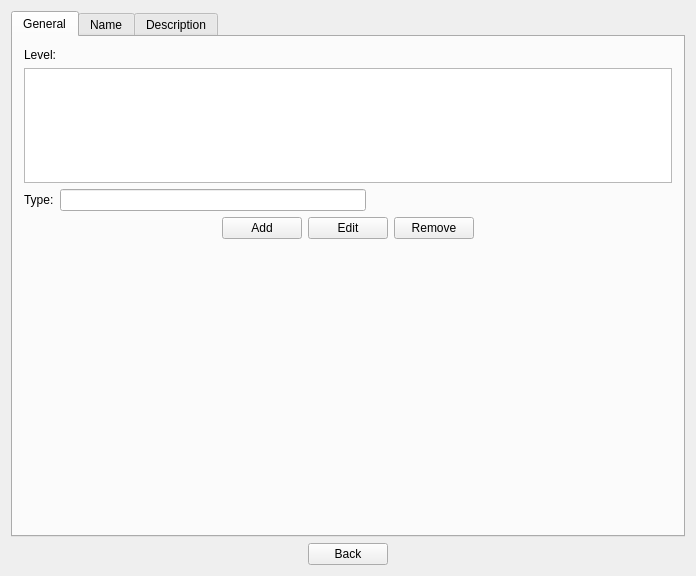
<?xml version="1.0" encoding="UTF-8"?>
<ui version="4.0">
 <class>MainWindow</class>
 <widget class="QMainWindow" name="MainWindow">
  <property name="geometry">
   <rect>
    <x>0</x>
    <y>0</y>
    <width>696</width>
    <height>576</height>
   </rect>
  </property>
  <property name="windowTitle">
   <string>Skill editor</string>
  </property>
  <property name="windowIcon">
   <iconset resource="resources.qrc">
    <normaloff>:/icon.png</normaloff>:/icon.png</iconset>
  </property>
  <widget class="QWidget" name="centralWidget">
   <layout class="QHBoxLayout" name="horizontalLayout">
    <property name="spacing">
     <number>0</number>
    </property>
    <property name="margin">
     <number>0</number>
    </property>
    <item>
     <widget class="QStackedWidget" name="stackedWidget">
      <property name="currentIndex">
       <number>2</number>
      </property>
      <widget class="QWidget" name="page_welcome">
       <layout class="QVBoxLayout" name="verticalLayout">
        <item>
         <spacer name="verticalSpacer_2">
          <property name="orientation">
           <enum>Qt::Vertical</enum>
          </property>
          <property name="sizeHint" stdset="0">
           <size>
            <width>20</width>
            <height>164</height>
           </size>
          </property>
         </spacer>
        </item>
        <item>
         <layout class="QHBoxLayout" name="horizontalLayout_3">
          <item>
           <spacer name="horizontalSpacer">
            <property name="orientation">
             <enum>Qt::Horizontal</enum>
            </property>
            <property name="sizeHint" stdset="0">
             <size>
              <width>40</width>
              <height>20</height>
             </size>
            </property>
           </spacer>
          </item>
          <item>
           <widget class="QLineEdit" name="lineEditItemFile"/>
          </item>
          <item>
           <widget class="QPushButton" name="browseItemFile">
            <property name="text">
             <string>Browse</string>
            </property>
           </widget>
          </item>
          <item>
           <spacer name="horizontalSpacer_2">
            <property name="orientation">
             <enum>Qt::Horizontal</enum>
            </property>
            <property name="sizeHint" stdset="0">
             <size>
              <width>40</width>
              <height>20</height>
             </size>
            </property>
           </spacer>
          </item>
         </layout>
        </item>
        <item>
         <spacer name="verticalSpacer">
          <property name="orientation">
           <enum>Qt::Vertical</enum>
          </property>
          <property name="sizeHint" stdset="0">
           <size>
            <width>20</width>
            <height>165</height>
           </size>
          </property>
         </spacer>
        </item>
        <item>
         <layout class="QHBoxLayout" name="horizontalLayout_2">
          <item>
           <spacer name="horizontalSpacer_3">
            <property name="orientation">
             <enum>Qt::Horizontal</enum>
            </property>
            <property name="sizeHint" stdset="0">
             <size>
              <width>40</width>
              <height>20</height>
             </size>
            </property>
           </spacer>
          </item>
          <item>
           <widget class="QPushButton" name="openItemFile">
            <property name="text">
             <string>Open</string>
            </property>
           </widget>
          </item>
          <item>
           <spacer name="horizontalSpacer_4">
            <property name="orientation">
             <enum>Qt::Horizontal</enum>
            </property>
            <property name="sizeHint" stdset="0">
             <size>
              <width>40</width>
              <height>20</height>
             </size>
            </property>
           </spacer>
          </item>
         </layout>
        </item>
        <item>
         <spacer name="verticalSpacer_3">
          <property name="orientation">
           <enum>Qt::Vertical</enum>
          </property>
          <property name="sizeHint" stdset="0">
           <size>
            <width>20</width>
            <height>164</height>
           </size>
          </property>
         </spacer>
        </item>
       </layout>
      </widget>
      <widget class="QWidget" name="page_list">
       <layout class="QVBoxLayout" name="verticalLayout_3">
        <item>
         <widget class="QLabel" name="stepListTitle">
          <property name="text">
           <string>Attack list</string>
          </property>
         </widget>
        </item>
        <item>
         <widget class="QListWidget" name="itemList"/>
        </item>
        <item>
         <layout class="QHBoxLayout" name="horizontalLayout_6">
          <item>
           <spacer name="horizontalSpacer_11">
            <property name="orientation">
             <enum>Qt::Horizontal</enum>
            </property>
            <property name="sizeHint" stdset="0">
             <size>
              <width>40</width>
              <height>20</height>
             </size>
            </property>
           </spacer>
          </item>
          <item>
           <widget class="QPushButton" name="itemListAdd">
            <property name="text">
             <string>Add</string>
            </property>
           </widget>
          </item>
          <item>
           <spacer name="horizontalSpacer_12">
            <property name="orientation">
             <enum>Qt::Horizontal</enum>
            </property>
            <property name="sizeHint" stdset="0">
             <size>
              <width>40</width>
              <height>20</height>
             </size>
            </property>
           </spacer>
          </item>
          <item>
           <widget class="QPushButton" name="itemListEdit">
            <property name="text">
             <string>Edit</string>
            </property>
           </widget>
          </item>
          <item>
           <spacer name="horizontalSpacer_13">
            <property name="orientation">
             <enum>Qt::Horizontal</enum>
            </property>
            <property name="sizeHint" stdset="0">
             <size>
              <width>40</width>
              <height>20</height>
             </size>
            </property>
           </spacer>
          </item>
          <item>
           <widget class="QPushButton" name="itemListDelete">
            <property name="text">
             <string>Delete</string>
            </property>
           </widget>
          </item>
          <item>
           <spacer name="horizontalSpacer_14">
            <property name="orientation">
             <enum>Qt::Horizontal</enum>
            </property>
            <property name="sizeHint" stdset="0">
             <size>
              <width>40</width>
              <height>20</height>
             </size>
            </property>
           </spacer>
          </item>
         </layout>
        </item>
        <item>
         <layout class="QHBoxLayout" name="horizontalLayout_7">
          <item>
           <spacer name="horizontalSpacer_15">
            <property name="orientation">
             <enum>Qt::Horizontal</enum>
            </property>
            <property name="sizeHint" stdset="0">
             <size>
              <width>40</width>
              <height>20</height>
             </size>
            </property>
           </spacer>
          </item>
          <item>
           <widget class="QPushButton" name="itemListSave">
            <property name="text">
             <string>Save</string>
            </property>
           </widget>
          </item>
          <item>
           <spacer name="horizontalSpacer_16">
            <property name="orientation">
             <enum>Qt::Horizontal</enum>
            </property>
            <property name="sizeHint" stdset="0">
             <size>
              <width>40</width>
              <height>20</height>
             </size>
            </property>
           </spacer>
          </item>
         </layout>
        </item>
       </layout>
      </widget>
      <widget class="QWidget" name="page_edit">
       <layout class="QVBoxLayout" name="verticalLayout_4">
        <item>
         <widget class="QTabWidget" name="tabWidget">
          <property name="currentIndex">
           <number>0</number>
          </property>
          <widget class="QWidget" name="tabGeneral">
           <attribute name="title">
            <string>General</string>
           </attribute>
           <layout class="QVBoxLayout" name="verticalLayout_2">
            <item>
             <widget class="QLabel" name="label">
              <property name="text">
               <string>Level:</string>
              </property>
             </widget>
            </item>
            <item>
             <widget class="QListWidget" name="level"/>
            </item>
            <item>
             <layout class="QHBoxLayout" name="horizontalLayout_22">
              <item>
               <widget class="QLabel" name="label_16">
                <property name="text">
                 <string>Type:</string>
                </property>
               </widget>
              </item>
              <item>
               <widget class="QLineEdit" name="type"/>
              </item>
              <item>
               <spacer name="horizontalSpacer_31">
                <property name="orientation">
                 <enum>Qt::Horizontal</enum>
                </property>
                <property name="sizeHint" stdset="0">
                 <size>
                  <width>40</width>
                  <height>20</height>
                 </size>
                </property>
               </spacer>
              </item>
             </layout>
            </item>
            <item>
             <layout class="QHBoxLayout" name="horizontalLayout_4">
              <item>
               <spacer name="horizontalSpacer_5">
                <property name="orientation">
                 <enum>Qt::Horizontal</enum>
                </property>
                <property name="sizeHint" stdset="0">
                 <size>
                  <width>40</width>
                  <height>20</height>
                 </size>
                </property>
               </spacer>
              </item>
              <item>
               <widget class="QPushButton" name="levelAdd">
                <property name="text">
                 <string>Add</string>
                </property>
               </widget>
              </item>
              <item>
               <widget class="QPushButton" name="levelEdit">
                <property name="text">
                 <string>Edit</string>
                </property>
               </widget>
              </item>
              <item>
               <widget class="QPushButton" name="levelRemove">
                <property name="text">
                 <string>Remove</string>
                </property>
               </widget>
              </item>
              <item>
               <spacer name="horizontalSpacer_7">
                <property name="orientation">
                 <enum>Qt::Horizontal</enum>
                </property>
                <property name="sizeHint" stdset="0">
                 <size>
                  <width>40</width>
                  <height>20</height>
                 </size>
                </property>
               </spacer>
              </item>
             </layout>
            </item>
            <item>
             <spacer name="verticalSpacer_4">
              <property name="orientation">
               <enum>Qt::Vertical</enum>
              </property>
              <property name="sizeHint" stdset="0">
               <size>
                <width>20</width>
                <height>362</height>
               </size>
              </property>
             </spacer>
            </item>
           </layout>
          </widget>
          <widget class="QWidget" name="tabName">
           <attribute name="title">
            <string>Name</string>
           </attribute>
           <layout class="QVBoxLayout" name="verticalLayout_5">
            <item>
             <layout class="QHBoxLayout" name="horizontalLayout_9">
              <item>
               <widget class="QLabel" name="label_2">
                <property name="text">
                 <string>Languages:</string>
                </property>
               </widget>
              </item>
              <item>
               <widget class="QComboBox" name="nameEditLanguageList"/>
              </item>
              <item>
               <widget class="QPushButton" name="nameEditLanguageAdd">
                <property name="text">
                 <string>Add</string>
                </property>
               </widget>
              </item>
              <item>
               <widget class="QPushButton" name="nameEditLanguageRemove">
                <property name="text">
                 <string>Remove</string>
                </property>
               </widget>
              </item>
              <item>
               <spacer name="horizontalSpacer_19">
                <property name="orientation">
                 <enum>Qt::Horizontal</enum>
                </property>
                <property name="sizeHint" stdset="0">
                 <size>
                  <width>40</width>
                  <height>20</height>
                 </size>
                </property>
               </spacer>
              </item>
             </layout>
            </item>
            <item>
             <widget class="QPlainTextEdit" name="namePlainTextEdit"/>
            </item>
           </layout>
          </widget>
          <widget class="QWidget" name="tabDescription">
           <attribute name="title">
            <string>Description</string>
           </attribute>
           <layout class="QVBoxLayout" name="verticalLayout_6">
            <item>
             <layout class="QHBoxLayout" name="horizontalLayout_5">
              <item>
               <widget class="QLabel" name="label_3">
                <property name="text">
                 <string>Languages:</string>
                </property>
               </widget>
              </item>
              <item>
               <widget class="QComboBox" name="descriptionEditLanguageList"/>
              </item>
              <item>
               <widget class="QPushButton" name="descriptionEditLanguageAdd">
                <property name="text">
                 <string>Add</string>
                </property>
               </widget>
              </item>
              <item>
               <widget class="QPushButton" name="descriptionEditLanguageRemove">
                <property name="text">
                 <string>Remove</string>
                </property>
               </widget>
              </item>
              <item>
               <spacer name="horizontalSpacer_6">
                <property name="orientation">
                 <enum>Qt::Horizontal</enum>
                </property>
                <property name="sizeHint" stdset="0">
                 <size>
                  <width>40</width>
                  <height>20</height>
                 </size>
                </property>
               </spacer>
              </item>
             </layout>
            </item>
            <item>
             <widget class="QPlainTextEdit" name="descriptionPlainTextEdit"/>
            </item>
           </layout>
          </widget>
         </widget>
        </item>
        <item>
         <layout class="QHBoxLayout" name="horizontalLayout_8">
          <item>
           <spacer name="horizontalSpacer_17">
            <property name="orientation">
             <enum>Qt::Horizontal</enum>
            </property>
            <property name="sizeHint" stdset="0">
             <size>
              <width>40</width>
              <height>20</height>
             </size>
            </property>
           </spacer>
          </item>
          <item>
           <widget class="QPushButton" name="stepEditBack">
            <property name="text">
             <string>Back</string>
            </property>
           </widget>
          </item>
          <item>
           <spacer name="horizontalSpacer_18">
            <property name="orientation">
             <enum>Qt::Horizontal</enum>
            </property>
            <property name="sizeHint" stdset="0">
             <size>
              <width>40</width>
              <height>20</height>
             </size>
            </property>
           </spacer>
          </item>
         </layout>
        </item>
       </layout>
      </widget>
      <widget class="QWidget" name="page_level">
       <layout class="QVBoxLayout" name="verticalLayout_7">
        <item>
         <layout class="QHBoxLayout" name="horizontalLayout_12">
          <item>
           <widget class="QLabel" name="label_4">
            <property name="text">
             <string>Level</string>
            </property>
           </widget>
          </item>
          <item>
           <widget class="QSpinBox" name="level_level">
            <property name="minimum">
             <number>1</number>
            </property>
           </widget>
          </item>
          <item>
           <spacer name="horizontalSpacer_21">
            <property name="orientation">
             <enum>Qt::Horizontal</enum>
            </property>
            <property name="sizeHint" stdset="0">
             <size>
              <width>40</width>
              <height>20</height>
             </size>
            </property>
           </spacer>
          </item>
         </layout>
        </item>
        <item>
         <layout class="QHBoxLayout" name="horizontalLayout_13">
          <item>
           <widget class="QLabel" name="label_5">
            <property name="text">
             <string>Skill point (SP)</string>
            </property>
           </widget>
          </item>
          <item>
           <widget class="QSpinBox" name="level_sp">
            <property name="minimum">
             <number>0</number>
            </property>
            <property name="maximum">
             <number>999999999</number>
            </property>
           </widget>
          </item>
          <item>
           <spacer name="horizontalSpacer_22">
            <property name="orientation">
             <enum>Qt::Horizontal</enum>
            </property>
            <property name="sizeHint" stdset="0">
             <size>
              <width>40</width>
              <height>20</height>
             </size>
            </property>
           </spacer>
          </item>
         </layout>
        </item>
        <item>
         <layout class="QHBoxLayout" name="horizontalLayout_14">
          <item>
           <widget class="QLabel" name="label_6">
            <property name="text">
             <string>Endurance</string>
            </property>
           </widget>
          </item>
          <item>
           <widget class="QSpinBox" name="level_endurance">
            <property name="minimum">
             <number>1</number>
            </property>
           </widget>
          </item>
          <item>
           <spacer name="horizontalSpacer_23">
            <property name="orientation">
             <enum>Qt::Horizontal</enum>
            </property>
            <property name="sizeHint" stdset="0">
             <size>
              <width>40</width>
              <height>20</height>
             </size>
            </property>
           </spacer>
          </item>
         </layout>
        </item>
        <item>
         <widget class="QLabel" name="label_7">
          <property name="text">
           <string>Life effect</string>
          </property>
         </widget>
        </item>
        <item>
         <widget class="QListWidget" name="level_life"/>
        </item>
        <item>
         <layout class="QHBoxLayout" name="horizontalLayout_10">
          <item>
           <spacer name="horizontalSpacer_8">
            <property name="orientation">
             <enum>Qt::Horizontal</enum>
            </property>
            <property name="sizeHint" stdset="0">
             <size>
              <width>40</width>
              <height>20</height>
             </size>
            </property>
           </spacer>
          </item>
          <item>
           <widget class="QPushButton" name="skillLifeEffectAdd">
            <property name="text">
             <string>Add</string>
            </property>
           </widget>
          </item>
          <item>
           <widget class="QPushButton" name="skillLifeEffectEdit">
            <property name="text">
             <string>Edit</string>
            </property>
           </widget>
          </item>
          <item>
           <widget class="QPushButton" name="skillLifeEffectDelete">
            <property name="text">
             <string>Delete</string>
            </property>
           </widget>
          </item>
          <item>
           <spacer name="horizontalSpacer_9">
            <property name="orientation">
             <enum>Qt::Horizontal</enum>
            </property>
            <property name="sizeHint" stdset="0">
             <size>
              <width>40</width>
              <height>20</height>
             </size>
            </property>
           </spacer>
          </item>
         </layout>
        </item>
        <item>
         <widget class="QLabel" name="label_8">
          <property name="text">
           <string>Buff effect</string>
          </property>
         </widget>
        </item>
        <item>
         <widget class="QListWidget" name="level_buff"/>
        </item>
        <item>
         <layout class="QHBoxLayout" name="horizontalLayout_11">
          <item>
           <spacer name="horizontalSpacer_10">
            <property name="orientation">
             <enum>Qt::Horizontal</enum>
            </property>
            <property name="sizeHint" stdset="0">
             <size>
              <width>40</width>
              <height>20</height>
             </size>
            </property>
           </spacer>
          </item>
          <item>
           <widget class="QPushButton" name="skillBuffEffectAdd">
            <property name="text">
             <string>Add</string>
            </property>
           </widget>
          </item>
          <item>
           <widget class="QPushButton" name="skillBuffEffectEdit">
            <property name="text">
             <string>Edit</string>
            </property>
           </widget>
          </item>
          <item>
           <widget class="QPushButton" name="skillBuffEffectDelete">
            <property name="text">
             <string>Delete</string>
            </property>
           </widget>
          </item>
          <item>
           <spacer name="horizontalSpacer_20">
            <property name="orientation">
             <enum>Qt::Horizontal</enum>
            </property>
            <property name="sizeHint" stdset="0">
             <size>
              <width>40</width>
              <height>20</height>
             </size>
            </property>
           </spacer>
          </item>
         </layout>
        </item>
        <item>
         <spacer name="verticalSpacer_5">
          <property name="orientation">
           <enum>Qt::Vertical</enum>
          </property>
          <property name="sizeHint" stdset="0">
           <size>
            <width>20</width>
            <height>1</height>
           </size>
          </property>
         </spacer>
        </item>
        <item>
         <widget class="QPushButton" name="skillLevelBack">
          <property name="text">
           <string>Back</string>
          </property>
         </widget>
        </item>
       </layout>
      </widget>
      <widget class="QWidget" name="page_life">
       <layout class="QVBoxLayout" name="verticalLayout_8">
        <item>
         <layout class="QHBoxLayout" name="horizontalLayout_15">
          <item>
           <widget class="QLabel" name="label_9">
            <property name="text">
             <string>Quantity:</string>
            </property>
           </widget>
          </item>
          <item>
           <widget class="QSpinBox" name="life_quantity">
            <property name="minimum">
             <number>-999999999</number>
            </property>
            <property name="maximum">
             <number>999999999</number>
            </property>
           </widget>
          </item>
          <item>
           <widget class="QComboBox" name="life_quantity_type">
            <property name="minimumSize">
             <size>
              <width>230</width>
              <height>0</height>
             </size>
            </property>
            <item>
             <property name="text">
              <string>Value (with def/attack applied)</string>
             </property>
            </item>
            <item>
             <property name="text">
              <string>Quantity (no def/attack)</string>
             </property>
            </item>
           </widget>
          </item>
          <item>
           <spacer name="horizontalSpacer_25">
            <property name="orientation">
             <enum>Qt::Horizontal</enum>
            </property>
            <property name="sizeHint" stdset="0">
             <size>
              <width>40</width>
              <height>20</height>
             </size>
            </property>
           </spacer>
          </item>
         </layout>
        </item>
        <item>
         <layout class="QHBoxLayout" name="horizontalLayout_16">
          <item>
           <widget class="QLabel" name="label_10">
            <property name="text">
             <string>Success</string>
            </property>
           </widget>
          </item>
          <item>
           <widget class="QSpinBox" name="life_success">
            <property name="suffix">
             <string>%</string>
            </property>
            <property name="maximum">
             <number>100</number>
            </property>
           </widget>
          </item>
          <item>
           <spacer name="horizontalSpacer_24">
            <property name="orientation">
             <enum>Qt::Horizontal</enum>
            </property>
            <property name="sizeHint" stdset="0">
             <size>
              <width>40</width>
              <height>20</height>
             </size>
            </property>
           </spacer>
          </item>
         </layout>
        </item>
        <item>
         <layout class="QHBoxLayout" name="horizontalLayout_17">
          <item>
           <widget class="QLabel" name="label_11">
            <property name="text">
             <string>Apply on:</string>
            </property>
           </widget>
          </item>
          <item>
           <widget class="QComboBox" name="life_apply_on">
            <property name="minimumSize">
             <size>
              <width>150</width>
              <height>0</height>
             </size>
            </property>
            <item>
             <property name="text">
              <string notr="true">aloneEnemy</string>
             </property>
            </item>
            <item>
             <property name="text">
              <string notr="true">themself</string>
             </property>
            </item>
            <item>
             <property name="text">
              <string notr="true">allEnemy</string>
             </property>
            </item>
            <item>
             <property name="text">
              <string notr="true">allAlly</string>
             </property>
            </item>
           </widget>
          </item>
          <item>
           <spacer name="horizontalSpacer_26">
            <property name="orientation">
             <enum>Qt::Horizontal</enum>
            </property>
            <property name="sizeHint" stdset="0">
             <size>
              <width>40</width>
              <height>20</height>
             </size>
            </property>
           </spacer>
          </item>
         </layout>
        </item>
        <item>
         <spacer name="verticalSpacer_6">
          <property name="orientation">
           <enum>Qt::Vertical</enum>
          </property>
          <property name="sizeHint" stdset="0">
           <size>
            <width>20</width>
            <height>452</height>
           </size>
          </property>
         </spacer>
        </item>
        <item>
         <widget class="QPushButton" name="life_back">
          <property name="text">
           <string>Back</string>
          </property>
         </widget>
        </item>
       </layout>
      </widget>
      <widget class="QWidget" name="page_buff">
       <layout class="QVBoxLayout" name="verticalLayout_9">
        <item>
         <layout class="QHBoxLayout" name="horizontalLayout_18">
          <item>
           <widget class="QLabel" name="label_12">
            <property name="text">
             <string>Buff id:</string>
            </property>
           </widget>
          </item>
          <item>
           <widget class="QSpinBox" name="buff_id">
            <property name="minimum">
             <number>1</number>
            </property>
            <property name="maximum">
             <number>999999999</number>
            </property>
           </widget>
          </item>
          <item>
           <spacer name="horizontalSpacer_27">
            <property name="orientation">
             <enum>Qt::Horizontal</enum>
            </property>
            <property name="sizeHint" stdset="0">
             <size>
              <width>40</width>
              <height>20</height>
             </size>
            </property>
           </spacer>
          </item>
         </layout>
        </item>
        <item>
         <layout class="QHBoxLayout" name="horizontalLayout_19">
          <item>
           <widget class="QLabel" name="label_13">
            <property name="text">
             <string>Buff level:</string>
            </property>
           </widget>
          </item>
          <item>
           <widget class="QSpinBox" name="buff_level">
            <property name="minimum">
             <number>1</number>
            </property>
           </widget>
          </item>
          <item>
           <spacer name="horizontalSpacer_28">
            <property name="orientation">
             <enum>Qt::Horizontal</enum>
            </property>
            <property name="sizeHint" stdset="0">
             <size>
              <width>40</width>
              <height>20</height>
             </size>
            </property>
           </spacer>
          </item>
         </layout>
        </item>
        <item>
         <layout class="QHBoxLayout" name="horizontalLayout_20">
          <item>
           <widget class="QLabel" name="label_14">
            <property name="text">
             <string>Success:</string>
            </property>
           </widget>
          </item>
          <item>
           <widget class="QSpinBox" name="buff_success">
            <property name="maximum">
             <number>100</number>
            </property>
           </widget>
          </item>
          <item>
           <spacer name="horizontalSpacer_29">
            <property name="orientation">
             <enum>Qt::Horizontal</enum>
            </property>
            <property name="sizeHint" stdset="0">
             <size>
              <width>40</width>
              <height>20</height>
             </size>
            </property>
           </spacer>
          </item>
         </layout>
        </item>
        <item>
         <layout class="QHBoxLayout" name="horizontalLayout_21">
          <item>
           <widget class="QLabel" name="label_15">
            <property name="text">
             <string>Apply on:</string>
            </property>
           </widget>
          </item>
          <item>
           <widget class="QComboBox" name="buff_apply_on">
            <property name="minimumSize">
             <size>
              <width>150</width>
              <height>0</height>
             </size>
            </property>
            <item>
             <property name="text">
              <string notr="true">aloneEnemy</string>
             </property>
            </item>
            <item>
             <property name="text">
              <string notr="true">themself</string>
             </property>
            </item>
            <item>
             <property name="text">
              <string notr="true">allEnemy</string>
             </property>
            </item>
            <item>
             <property name="text">
              <string notr="true">allAlly</string>
             </property>
            </item>
           </widget>
          </item>
          <item>
           <spacer name="horizontalSpacer_30">
            <property name="orientation">
             <enum>Qt::Horizontal</enum>
            </property>
            <property name="sizeHint" stdset="0">
             <size>
              <width>40</width>
              <height>20</height>
             </size>
            </property>
           </spacer>
          </item>
         </layout>
        </item>
        <item>
         <spacer name="verticalSpacer_7">
          <property name="orientation">
           <enum>Qt::Vertical</enum>
          </property>
          <property name="sizeHint" stdset="0">
           <size>
            <width>20</width>
            <height>425</height>
           </size>
          </property>
         </spacer>
        </item>
        <item>
         <widget class="QPushButton" name="buff_back">
          <property name="text">
           <string>Back</string>
          </property>
         </widget>
        </item>
       </layout>
      </widget>
     </widget>
    </item>
   </layout>
  </widget>
 </widget>
 <layoutdefault spacing="6" margin="11"/>
 <resources>
  <include location="resources.qrc"/>
 </resources>
 <connections/>
</ui>
